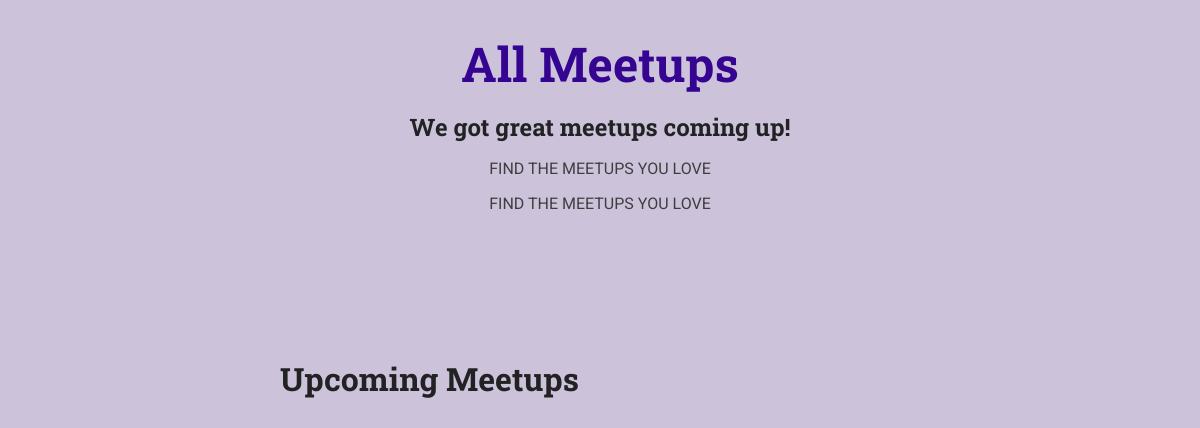
Page /meeting/ on the earlier database version.
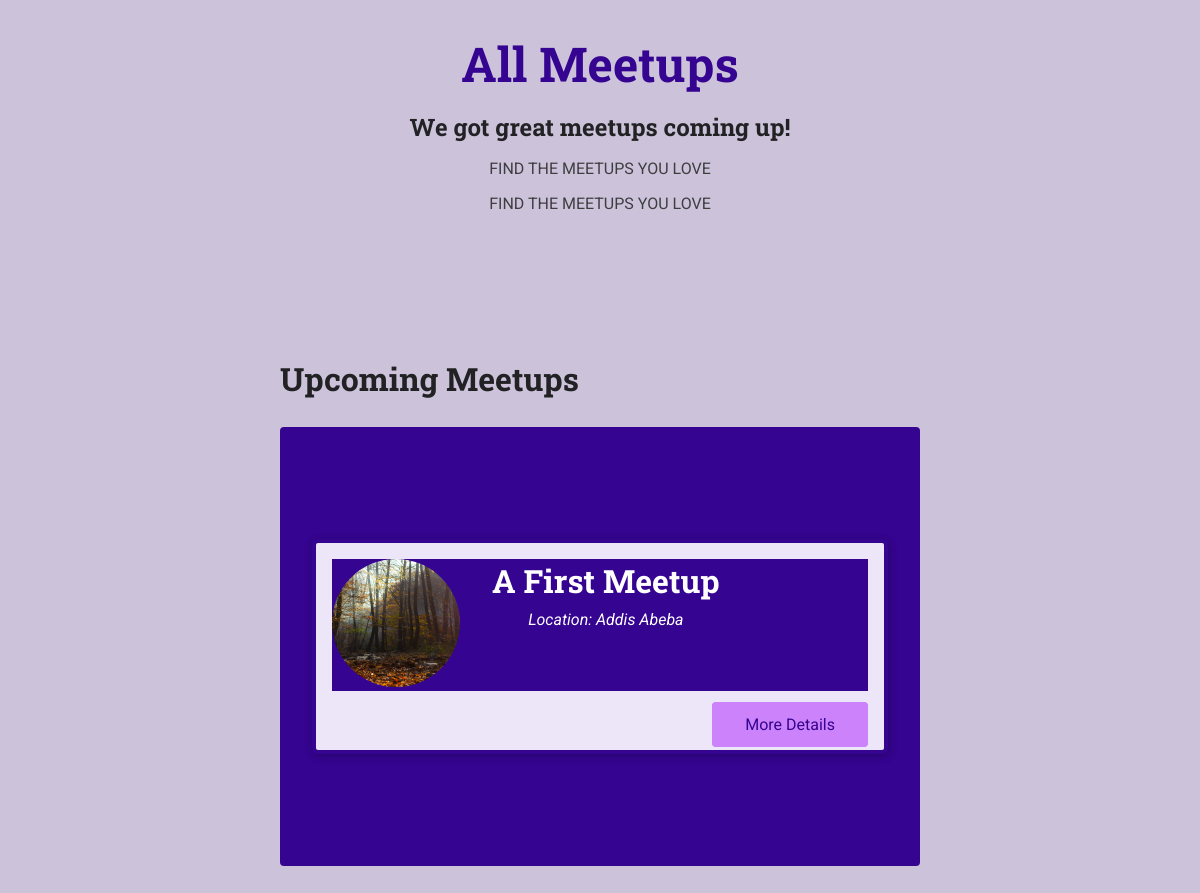
Same page on the later database version.
### meeting/models.py (models this page shows, shortened)
class Meeting(models.Model):
    title = models.CharField(max_length=200)
    slug = models.SlugField(unique=True)
    description = models.TextField()
    image = models.ImageField(upload_to='images')

### meeting/views.py (the view)
# urls.py: path('meeting/', views.index, name='aql-meetups'),
def index(request):
    meetups = Meeting.objects.all()
    return render(request, 'meeting/index.html', {
        'show_meetups': False,
        'meetups': meetups
    })

### meeting/templates/meeting/index.html (shortened to what this page needs)
{% extends 'meeting/base/base.html' %}
{% load static %}
{% block site_css %}
    <link rel="stylesheet" href="{% static 'meeting/styles/all-meetups.css' %}">
    <link rel="stylesheet" href="{% static 'meeting/styles/meetup-detail.css' %}">
{% endblock %}
   {% block main_heading%}
    We got great meetups coming up!
    {% endblock %}
    {% block header_content %}
    <p> FIND THE MEETUPS YOU LOVE</p >
    {% endblock %}
    {% block body %}
            <section id="meetups-list">
            <h2>Upcoming Meetups</h2>
            <ol>
                {% for meetup in meetups %}
                    <li class="meetup-item">
                        <article>
                           <div class="meetup-summary">
                            <div class="meetup-image">
                                <img src="{{ meetup.image.url }}" alt="img">
                            </div>
                            <div class="meetup-details">
                                <h3>{{ meetup.title }}</h3>
                                <address>Location: Addis Abeba</address>
                            </div>
                           </div>
                           <div class="meetup-actions">
                            <a href="{% url 'meetup_detail' meetup.slug %}" class="btn">More Details</a>
                           </div>
                        </article>
                    </li>
                {% endfor %}
        </section>
    {% endblock %}

### meeting/templates/meeting/base/base.html (shortened to what this page needs)
{% load static %}
<!DOCTYPE html>
<html lang="en">
<head>
    <link rel="stylesheet" href="{% static 'meeting/styles/base.css' %}">
    {% block site_css %}{% endblock %}
</head>
<body>
    <header id="main-header">
        <nav>
          <a href="/meetings" id="main-logo">All Meetups</a>
        </nav>
        <h1>{% block main_heading %}{% endblock %}</h1>
        {% block header_content %}{% endblock %}
        <p> FIND THE MEETUPS YOU LOVE</p >
    </header>
    <main>
        {% block body %}{% endblock %}
    </main>
</body>
</html>

### meeting/static/meeting/styles/base.css (style rules this page uses)
* { box-sizing: border-box; }
body { font-family: 'Roboto', sans-serif; margin: 0; background-color: #ccc3db; color: #3e3e41; }
h1, h2, h3 { font-family: 'Roboto Slab', sans-serif; color: #222224; }
button, .btn { cursor: pointer; font: inherit; padding: 0.5rem 1.5rem; background-color: #350490; border: 1px solid #350490; color: white; border-radius: 4px; text-decoration: none; }
#main-header { width: 100%; text-align: center; padding: 2rem 0; }
#main-header h1 { font-size: 1.5rem; }
#main-logo { font-size: 3rem; font-family: 'Roboto Slab', sans-serif; text-decoration: none; color: #350490; font-weight: bold; }

### meeting/static/meeting/styles/all-meetups.css (style rules this page uses)
section { max-width: 40rem; margin: 3rem auto; }
ol { list-style: none; margin: 0; padding: 0; }
.meetup-item { margin: 1rem 0; background-color: #350490; padding: 2rem; color: white; border-radius: 4px; }
.meetup-summary { display: flex; align-items: flex-start; background-color: #350490; }
.meetup-image { margin-right: 2rem; }
.meetup-image img { width: 8rem; height: 8rem; object-fit: cover; border-radius: 50%; }
.meetup-details h3 { color: inherit; margin-top: 0; margin-bottom: 0.5rem; font-size: 2rem; }
.meetup-details address { font-style: italic; }
.meetup-actions { margin-top: 1.5rem; text-align: right; }
.meetup-actions .btn { background-color: #cb82fb; border-color: #cb82fb; color: #350490; padding: 0.75rem 2rem; }

### meeting/static/meeting/styles/meetup-detail.css (style rules this page uses)
article { max-width: 60rem; margin: 5rem auto; border-radius: 6px; background-color: #ede6f8; border: 4px solid #350490; box-shadow: 1px 2px 8px rgba(0, 0, 0, 0.25); position: relative; padding: 1rem; text-align: center; }
section:first-of-type { margin-top: 6rem; }
h2 { font-size: 2rem; }

Differences in the rows shown:
added Meeting: image (picture), title "A First Meetup"
